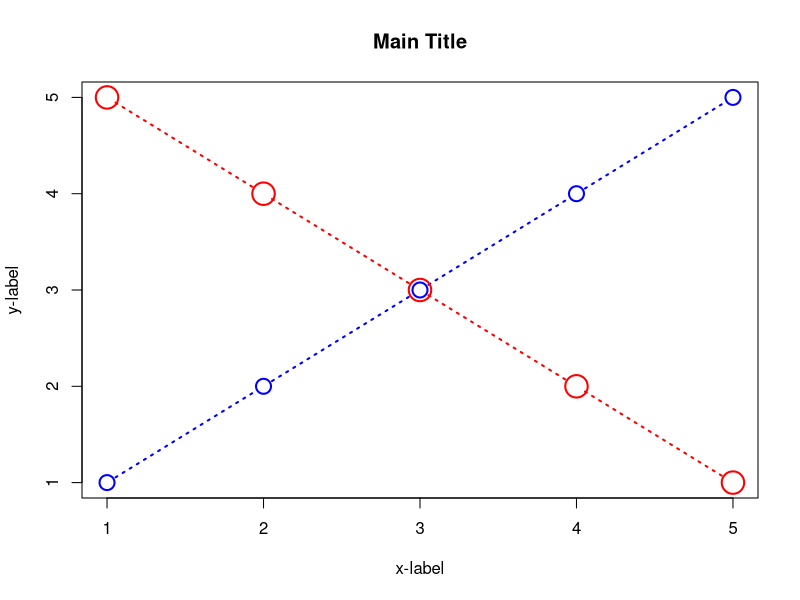
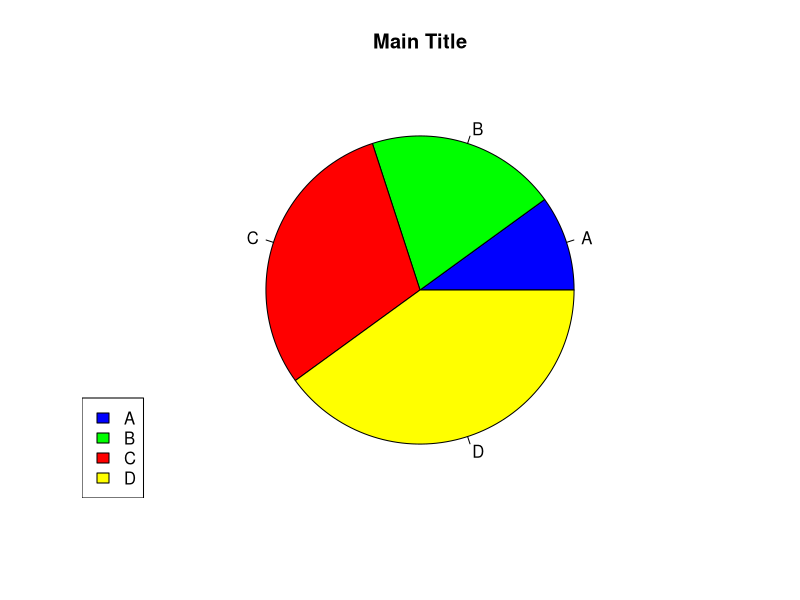
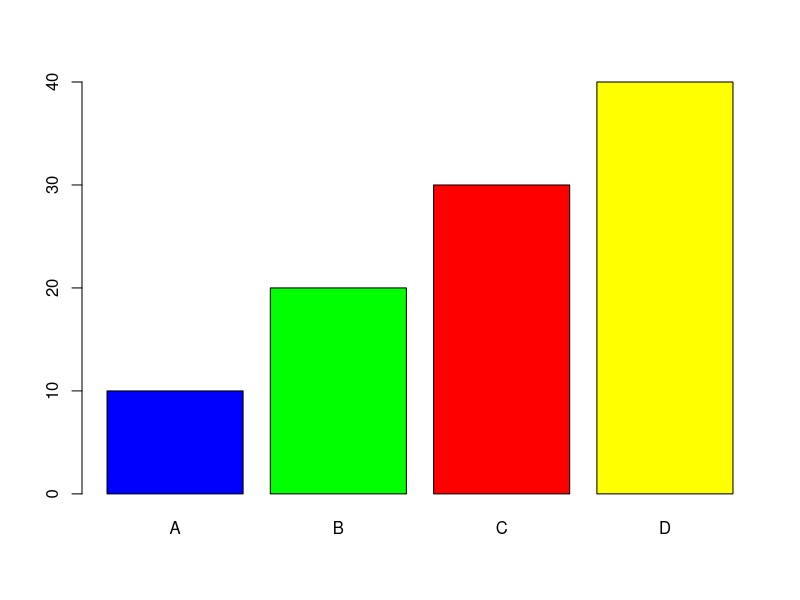
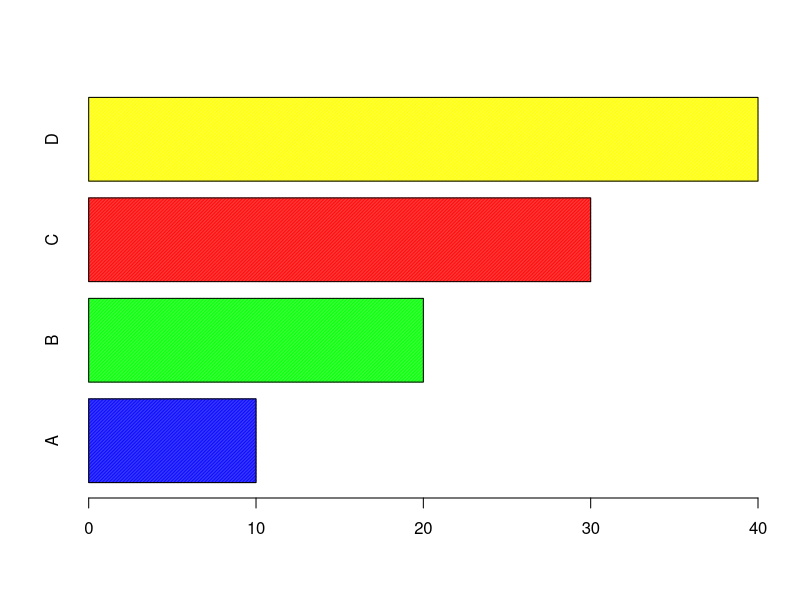
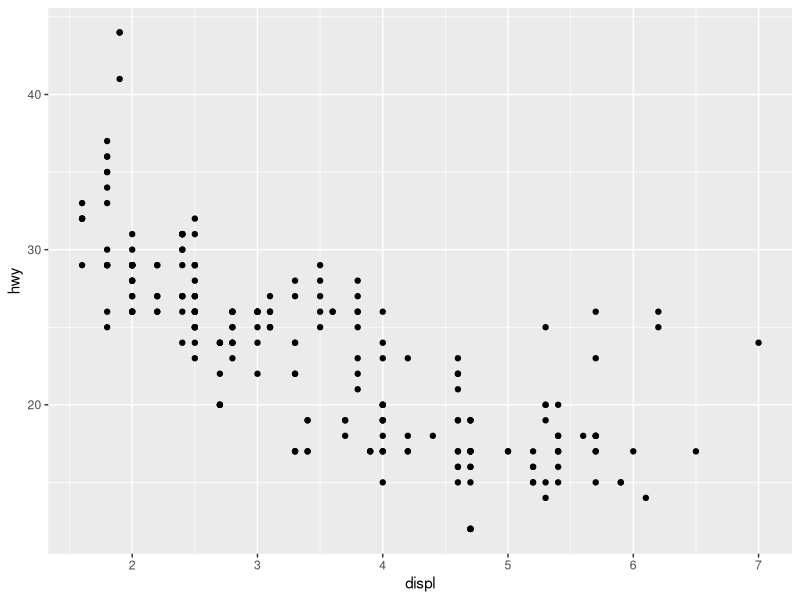
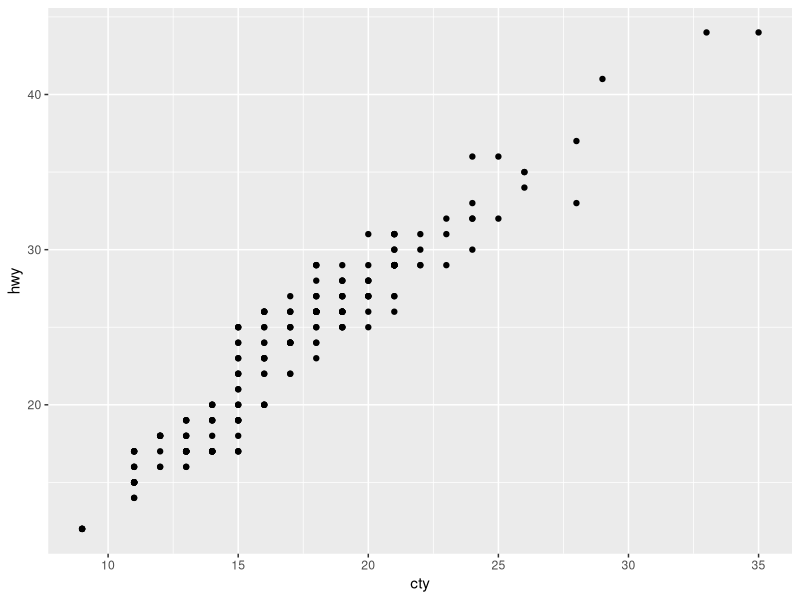
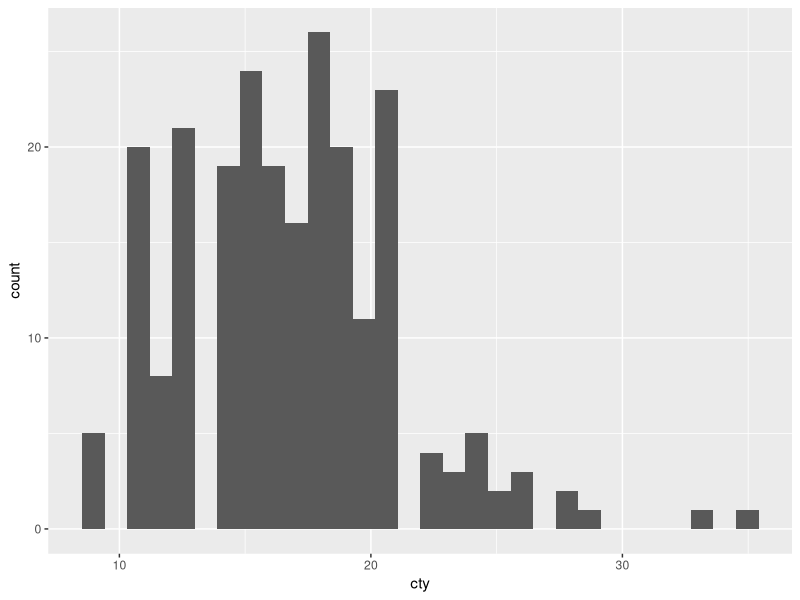
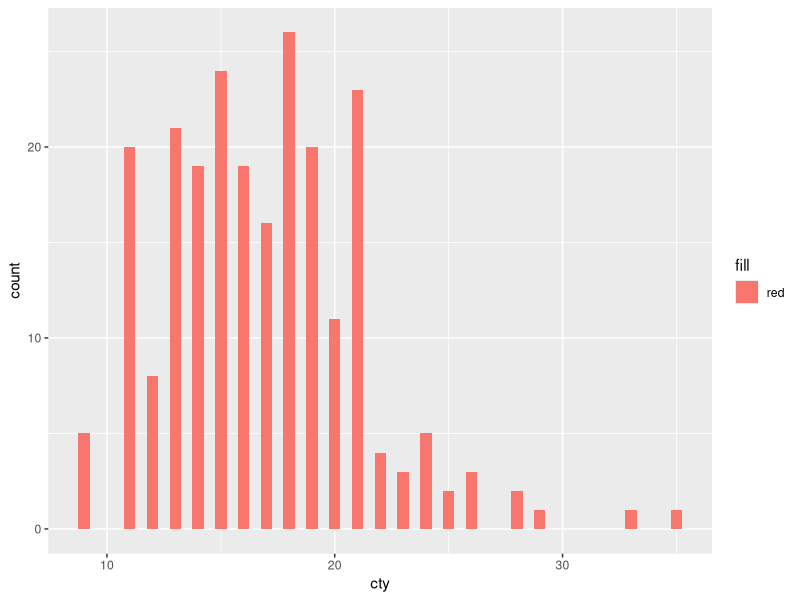

Source code (R) for these figures, in order:

# ███████╗███████╗███████╗███████╗██╗ ██████╗ ███╗   ██╗    ██████╗ 
# ██╔════╝██╔════╝██╔════╝██╔════╝██║██╔═══██╗████╗  ██║    ╚════██╗
# ███████╗█████╗  ███████╗███████╗██║██║   ██║██╔██╗ ██║     █████╔╝
# ╚════██║██╔══╝  ╚════██║╚════██║██║██║   ██║██║╚██╗██║    ██╔═══╝ 
# ███████║███████╗███████║███████║██║╚██████╔╝██║ ╚████║    ███████╗
# ╚══════╝╚══════╝╚══════╝╚══════╝╚═╝ ╚═════╝ ╚═╝  ╚═══╝    ╚══════╝

# Data cache
x=c(1,2,3,4,5)
y=c(1,2,3,4,5)
z=c(1,2,4,8,16)
p=c(5,4,3,2,1)

# This plot function displays the arguments which it may take
# x and y are obviously the data
# 'main' is the title, blank by default
# 'xlab' and 'ylab' are the x and y axis labels
# 'cex' sets the size of the data plot points
# 'col' sets the colour
# 'pch' is the code of the type of the point (0-box, 1-circle, 2-triangle etc)
# 'type' takes options 'p', 'l' and 'b', which stand for 'show points only', 'show line only'
# or 'show both' respectively
# 'lwd' is the line width
# 'lty' is the line type (full, dotted, dashes etc)
plot(x,y, main="Main Title", xlab="x-label", ylab="y-label",
     col='blue', cex=2, pch=1, type='b', lwd=2, lty=3)
# subsequently, we can add onto the previous plot with the line() function
# this function uses the same 'main', 'xlab' and 'ylab' as its parent plot() function
# other parameters are subject to change
lines(x, p, col='red', cex=3, pch=1, type='b', lwd=2, lty=3)



# PIE CHART

# First, we obtain the data values
p1 = c(10,20,30,40)

# Then, we obtain a list of labels
myLabels = c('A','B','C','D')

# Then, we obtain a list of colours
myColors = c('blue','green','red','yellow')

# 'p1' is the data, 'init.angle' sets the deg from which the first slice begins
pie(p1, init.angle = 0, label = myLabels, main='Main Title', col=myColors)
# subsequently, we can add a legend()
# the first argument of the legend will be the location
legend("bottomleft", myLabels, fill = myColors)


# BARPLOT
barplot(p1, names.arg = myLabels, col=myColors)
# 'horiz' if set to T, sets the barplot horizontally. False by default
# 'density' is the shading of the lines
barplot(p1, names.arg = myLabels, col=myColors, density=100, horiz=TRUE)

# Removes stored data
rm(data)
# Forces garbage collection
gc()
  


#  ██████╗  ██████╗ ██████╗ ██╗      ██████╗ ████████╗██████╗ 
# ██╔════╝ ██╔════╝ ██╔══██╗██║     ██╔═══██╗╚══██╔══╝╚════██╗
# ██║  ███╗██║  ███╗██████╔╝██║     ██║   ██║   ██║    █████╔╝
# ██║   ██║██║   ██║██╔═══╝ ██║     ██║   ██║   ██║   ██╔═══╝ 
# ╚██████╔╝╚██████╔╝██║     ███████╗╚██████╔╝   ██║   ███████╗
#  ╚═════╝  ╚═════╝ ╚═╝     ╚══════╝ ╚═════╝    ╚═╝   ╚══════╝

# import ggplot2
library(ggplot2)
# use this to print ALL rows of mpg data
print(mpg, n = nrow(mpg))

#load writexl library, which gives the write_xlsx() function
library(writexl)
# This writes mpg data to xlsx file
# NOTE: Stored in working directory
write_xlsx(mpg, "mpg_data.xlsx")

# REFER TO GGPLOT2 notes for the grammar of graphics theory

# Data; Aesthetic mapping; Geom function {geom_point(), geom_histogram(), geom_line()}
# 'ggplot() takes data and aesthetics, which is the aes() function, which takes x and y points
# add a geom to it, plot points in this case
# for geom_point, the first two arguments aes() takes are the x and y axis data
ggplot(mpg, aes(x = displ, y = hwy)) + geom_point()
ggplot(mpg, aes(cty, hwy)) + geom_point()

# in this, the geom is a histogram
ggplot(mpg, aes(cty)) + geom_histogram()
# histogram with variable bin width
# the fill argument in aes() will change the colour
ggplot(mpg, aes(cty, fill="red")) + geom_histogram(binwidth = 0.5)

#if fill is set to a category, the colours are different according to the different catagories
#drv in this case
ggplot(mpg, aes(cty, fill=drv)) + geom_histogram()

# same with fuel 'fl'
ggplot(mpg, aes(cty, fill=fl)) + geom_histogram()

# type cast cylinder data into as a categorical data
cylF=as.factor(mpg$cyl)
#now, we can use this categorical data
ggplot(mpg, aes(cty, fill=cylF)) + geom_histogram()

# same for year
yearF = as.factor(mpg$year)
ggplot(mpg, aes(cty, fill=yearF)) + geom_histogram()


#this is a frequency polygon geom of dipsl
#use colour instead of fill here
ggplot(mpg, aes(displ, colour=drv)) + geom_freqpoly(binwidth=0.5)


# ECONOMICS DATASET
write_xlsx(economics, "economics_data.xlsx")

#line plot geom
ggplot(economics, aes(date, unemploy)) + geom_line()

#other types of plots
#run and see ig ¯\_(ツ)_/¯
ggplot(mpg, aes(drv, hwy)) + geom_point()
ggplot(mpg, aes(drv, hwy)) + geom_jitter()
ggplot(mpg, aes(drv, hwy)) + geom_boxplot()
ggplot(mpg, aes(drv, hwy)) + geom_violin()

#use ggsave(<name>) to save the last plot

# In order to save, add a xlab and ylab to the plot, save it to a variable then use ggsave
p = ggplot(mpg, aes(cty, hwy)) + geom_point() + xlab("city (mpg)") + ylab("highway (mpg)")
# ggsave() takes output file name, the plot and the width and height and units for measurement ()
ggsave("plot1.png", p, width = 5, height = 5, units='in')

# in the following plots, by assigning shape, colour and size to different categories,
#each category is represented in different ways
# FOR EXAMPLE: the below plot has varied sizes and shapes of for 'drv' and 'cyl'
# If you want a constant colour or size put it in the geom (see last 2 examples)
ggplot(mpg, aes(displ, hwy, colour=class, shape=drv, size=cyl)) + geom_point()
ggplot(mpg, aes(displ, hwy, colour=class, shape=drv)) + geom_point(size=2)
ggplot(mpg, aes(displ, hwy, shape=drv)) + geom_point(colour='blue', size=4)

